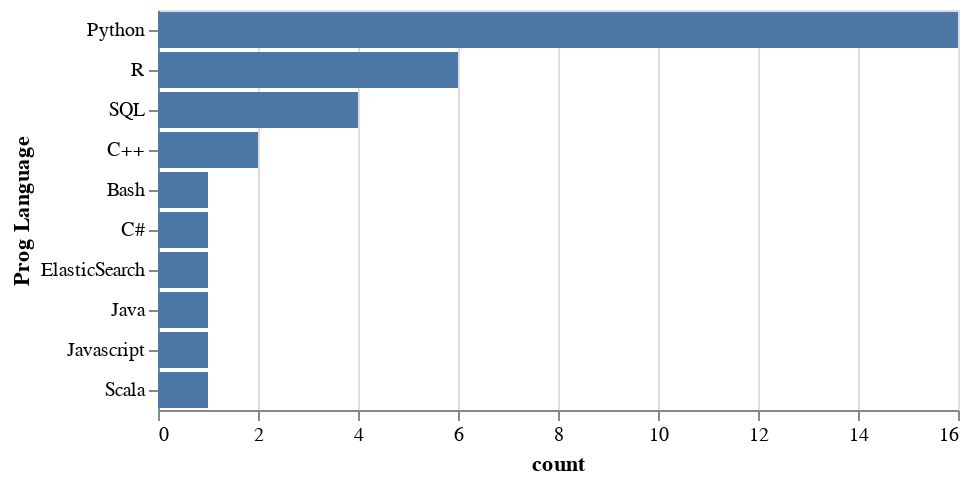

Source (notebook cell):
### Code cell
plotMultiselect(df, 'Programming: Language', 'Prog Language')

### Figure 1 — Vega-Lite specification as saved in the notebook (floating-point values rounded to 4 significant figures)
{"config": {"view": {"continuousWidth": 400, "continuousHeight": 300}}, "data": {"name": "data-9b20c79c3983d6a0e026c9065d809825"}, "mark": "bar", "encoding": {"x": {"type": "quantitative", "axis": {"tickMinStep": 1}, "field": "count"}, "y": {"type": "nominal", "field": "Prog Language", "sort": "-x"}}, "$schema": "https://vega.github.io/schema/vega-lite/v4.0.2.json", "datasets": {"data-9b20c79c3983d6a0e026c9065d809825": [{"Prog Language": "Bash", "count": 1}, {"Prog Language": "C#", "count": 1}, {"Prog Language": "C++", "count": 2}, {"Prog Language": "ElasticSearch", "count": 1}, {"Prog Language": "Java", "count": 1}, {"Prog Language": "Javascript", "count": 1}, {"Prog Language": "Python", "count": 16}, {"Prog Language": "R", "count": 6}, {"Prog Language": "SQL", "count": 4}, {"Prog Language": "Scala", "count": 1}]}}
